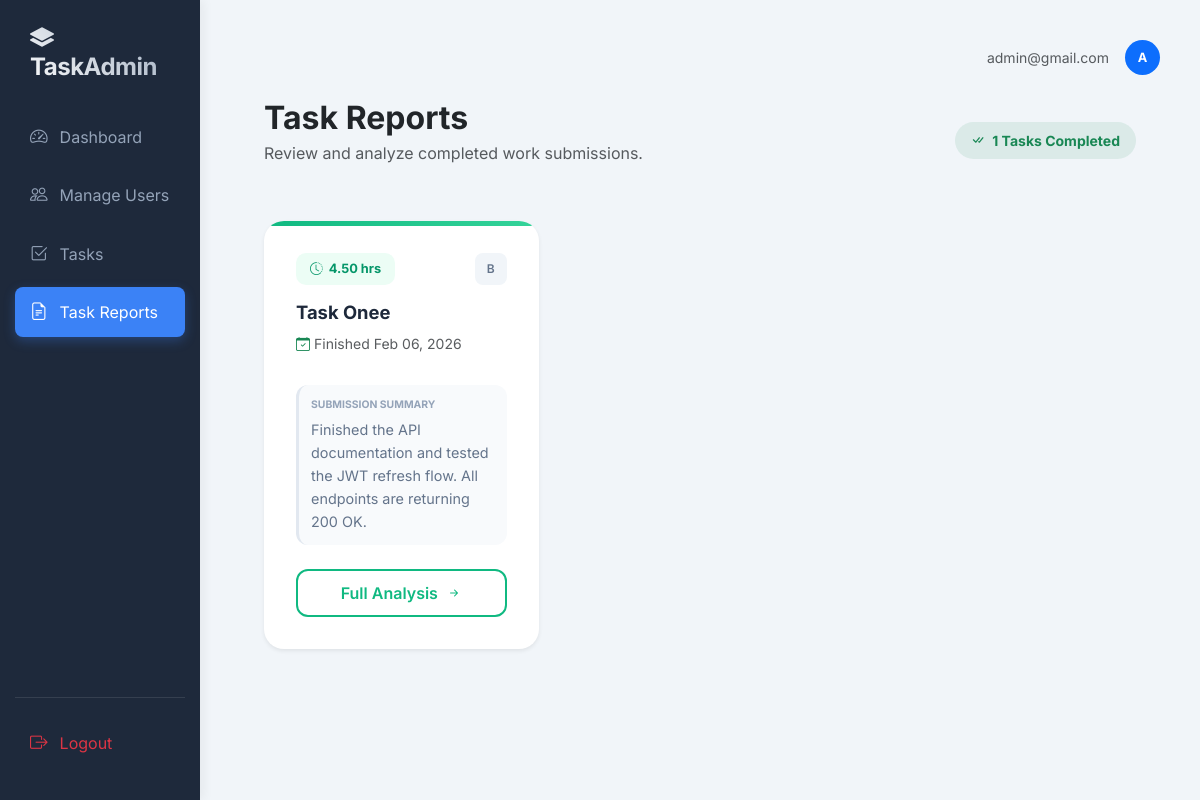
/reports/ (signed in), run on the app's committed database.
### tasks/models.py (models this page shows, shortened)
class User(AbstractUser):
    ROLE_SUPERADMIN = 'superadmin'
    ROLE_ADMIN = 'admin'
    ROLE_USER = 'user'
    ROLE_CHOICES = [
        (ROLE_SUPERADMIN, 'SuperAdmin'),
        (ROLE_ADMIN, 'Admin'),
        (ROLE_USER, 'User'),
    ]
    role = models.CharField(max_length=20, choices=ROLE_CHOICES, default=ROLE_USER)
    manager = models.ForeignKey(
        'self',
        on_delete=models.SET_NULL,
        null=True, blank=True,
        limit_choices_to={'role': ROLE_ADMIN},
        related_name='managed_users'
    )
    def is_superadmin(self):
        return self.role == self.ROLE_SUPERADMIN

class Task(models.Model):
    STATUS_PENDING = 'pending'
    STATUS_IN_PROGRESS = 'in_progress'
    STATUS_COMPLETED = 'completed'
    STATUS_CHOICES = [
        (STATUS_PENDING, 'Pending'),
        (STATUS_IN_PROGRESS, 'In Progress'),
        (STATUS_COMPLETED, 'Completed'),
    ]
    title = models.CharField(max_length=255)
    description = models.TextField(blank=True)
    assigned_to = models.ForeignKey('tasks.User', on_delete=models.CASCADE, related_name='tasks')
    due_date = models.DateField(null=True, blank=True)
    status = models.CharField(max_length=30, choices=STATUS_CHOICES, default=STATUS_PENDING)
    completion_report = models.TextField(blank=True, null=True)
    worked_hours = models.DecimalField(max_digits=6, decimal_places=2, null=True, blank=True)
    created_at = models.DateTimeField(default=timezone.now)

### tasks/web_views.py (the view)
# urls.py: path('reports/', web_views.task_reports, name='task_reports'),
@login_required
@user_passes_test(is_admin_or_higher)
def task_reports(request):
    if request.user.is_superadmin():
        reports = Task.objects.filter(status=Task.STATUS_COMPLETED)
    else:
        reports = Task.objects.filter(
            status=Task.STATUS_COMPLETED,
            assigned_to__manager=request.user
        )
    reports = reports.order_by('-created_at')
    return render(request, 'admin/task_reports.html', {
        'reports': reports
    })

### tasks/web_views.py (called while the page is built)
def is_admin_or_higher(user):
    return user.is_authenticated and (user.is_superadmin() or user.is_admin())

### tasks/templates/admin/task_reports.html (shortened to what this page needs)
{% extends 'base.html' %}
{% block content %}
<div class="container-fluid px-4">
    <div class="page-header d-flex justify-content-between align-items-center">
        <div>
            <h2 class="fw-bold text-dark mb-1">Task Reports</h2>
            <p class="text-muted">Review and analyze completed work submissions.</p>
        </div>
        <div class="bg-success bg-opacity-10 text-success px-3 py-2 rounded-pill fw-bold small">
            <i class="bi bi-check-all me-1"></i> {{ reports.count }} Tasks Completed
        </div>
    </div>
    <div class="row">
        {% for task in reports %}
        <div class="col-md-6 col-lg-4 mb-4">
            <div class="card report-card shadow-sm h-100">
                <div class="report-card-body d-flex flex-column">
                    <div class="d-flex justify-content-between align-items-start mb-3">
                        <div class="time-badge">
                            <i class="bi bi-clock-history"></i> {{ task.worked_hours }} hrs
                        </div>
                        <div class="avatar-sm" title="Assigned to {{ task.assigned_to.username }}">
                            {{ task.assigned_to.username|slice:":1"|upper }}
                        </div>
                    </div>
                    <h5 class="report-title">{{ task.title }}</h5>
                    <div class="d-flex align-items-center text-muted small mb-3">
                        <i class="bi bi-calendar-check me-1 text-success"></i>
                        Finished {{ task.created_at|date:"M d, Y" }}
                    </div>
                    <div class="report-preview flex-grow-1">
                        <small class="text-uppercase fw-bold d-block mb-1" style="font-size: 0.65rem; color: #94a3b8;">Submission Summary</small>
                        {{ task.completion_report|truncatewords:20|default:"No details provided for this completion." }}
                    </div>
                    <div class="mt-4">
                        <a href="{% url 'task_detail' task.pk %}" class="btn btn-view-report w-100">
                            Full Analysis <i class="bi bi-arrow-right-short ms-1"></i>
                        </a>
                    </div>
                </div>
            </div>
        </div>
        {% endfor %}
    </div>
</div>
{% endblock %}

### tasks/templates/base.html (shortened to what this page needs)
<!DOCTYPE html>
<html lang="en">
<head>
    <link rel="stylesheet" href="https://cdn.jsdelivr.net/npm/bootstrap@5.3.0/dist/css/bootstrap.min.css">
    <link rel="stylesheet" href="https://cdn.jsdelivr.net/npm/bootstrap-icons@1.11.0/font/bootstrap-icons.css">
</head>
<body>
    <div class="container-fluid">
        <div class="row">
            <nav class="col-md-3 col-lg-2 sidebar d-flex flex-column">
                <h4><i class="bi bi-layers-fill me-2"></i>TaskAdmin</h4>
                <div class="nav-links">
    <a href="{% url 'dashboard' %}"
       class="{% if request.resolver_match.url_name == 'dashboard' %}active{% endif %}">
        <i class="bi bi-speedometer2"></i> Dashboard
    </a>
   {% if request.user.is_superadmin %}
    <a href="{% url 'manage_users' %}"
       class="{% if request.resolver_match.url_name == 'manage_users' or 'user' in request.resolver_match.url_name %}active{% endif %}">
        <i class="bi bi-people"></i> Manage Users
    </a>
{% endif %}
<a href="{% url 'manage_tasks' %}"
   class="{% if request.resolver_match.url_name == 'manage_tasks' %}active{% endif %}">
    <i class="bi bi-check2-square"></i> Tasks
</a>
{% if request.user.role == 'superadmin' or request.user.role == 'admin' %}
    <a href="{% url 'task_reports' %}"
       class="{% if request.resolver_match.url_name == 'task_reports' %}active{% endif %}">
        <i class="bi bi-file-earmark-text"></i> Task Reports
    </a>
{% endif %}
</div>
                <div class="logout-btn mt-auto">
                    <a href="{% url 'logout' %}" class="text-danger">
                        <i class="bi bi-box-arrow-right"></i> Logout
                    </a>
                </div>
            </nav>
            <main class="col-md-9 col-lg-10 content">
                <header class="d-flex justify-content-end align-items-center mb-4">
                    <div class="user-profile d-flex align-items-center">
                        <span class="me-3 text-muted small">{{ request.user.email }}</span>
                        <div class="rounded-circle bg-primary text-white d-flex align-items-center justify-content-center fw-bold" style="width: 35px; height: 35px; font-size: 0.8rem;">
                            {{ request.user.username|slice:":1"|upper }}
                        </div>
                    </div>
                </header>
                {% block content %}{% endblock %}
            </main>
        </div>
    </div>
</body>
</html>

### tasks/templates/base.html (style rules this page uses)
:root { --sidebar-bg: #1e293b; --accent-color: #3b82f6; --text-muted: #94a3b8; --body-bg: #f1f5f9; }
body { font-family: 'Inter', sans-serif; background-color: var(--body-bg); color: #334155; }
.sidebar { min-height: 100vh; background: var(--sidebar-bg); color: white; padding: 24px 15px; box-shadow: 4px 0 10px rgba(0,0,0,0.05); transition: all 0.3s; }
.sidebar h4 { font-weight: 700; letter-spacing: -0.5px; padding-left: 15px; margin-bottom: 30px; background: linear-gradient(45deg, #fff, #94a3b8); -webkit-background-clip: text; -webkit-text-fill-color: transparent; }
.sidebar a { color: var(--text-muted); text-decoration: none; display: flex; align-items: center; padding: 12px 15px; margin-bottom: 8px; border-radius: 8px; transition: all 0.2s ease-in-out; }
.sidebar a i { margin-right: 12px; font-size: 1.1rem; }
.sidebar a.active { background: var(--accent-color); color: white; box-shadow: 0 4px 12px rgba(59, 130, 246, 0.3); }
.content { padding: 40px; }
.card { border: none; border-radius: 12px; box-shadow: 0 10px 15px -3px rgba(0, 0, 0, 0.1); background: white; }
.logout-btn { margin-top: auto; border-top: 1px solid rgba(255,255,255,0.1); padding-top: 20px; }

### tasks/templates/admin/task_reports.html (style rules this page uses)
.page-header { margin-bottom: 2.5rem; }
.report-card { border: none; border-radius: 20px; background: #ffffff; transition: all 0.3s ease; position: relative; overflow: hidden; }
.report-card::before { content: ""; position: absolute; top: 0; left: 0; width: 100%; height: 5px; background: linear-gradient(90deg, #10b981, #34d399); }
.report-card-body { padding: 2rem; }
.time-badge { background: #ecfdf5; color: #059669; padding: 6px 14px; border-radius: 10px; font-weight: 700; font-size: 0.8rem; display: flex; align-items: center; gap: 6px; }
.avatar-sm { width: 32px; height: 32px; background: #f1f5f9; color: #64748b; border-radius: 8px; display: flex; align-items: center; justify-content: center; font-weight: 600; font-size: 0.75rem; }
.report-title { font-weight: 700; color: #1e293b; font-size: 1.15rem; margin-bottom: 0.5rem; line-height: 1.3; }
.report-preview { color: #64748b; font-size: 0.9rem; line-height: 1.6; background: #f8fafc; padding: 12px; border-radius: 12px; margin-top: 15px; border-left: 3px solid #e2e8f0; }
.btn-view-report { background: #ffffff; color: #10b981; border: 2px solid #10b981; border-radius: 12px; font-weight: 600; padding: 10px; transition: all 0.2s; }

### data on the page
User: user.email "admin@gmail.com", user.username "A"
Task: worked_hours "4.50", assigned_to.username "B", title "Task Onee", created_at "Feb 06, 2026", completion_report "Finished the API documentation and tested the JWT refresh flow. All endpoints are returning 200 OK."

### other printed values
{{ reports.count }} "1"
